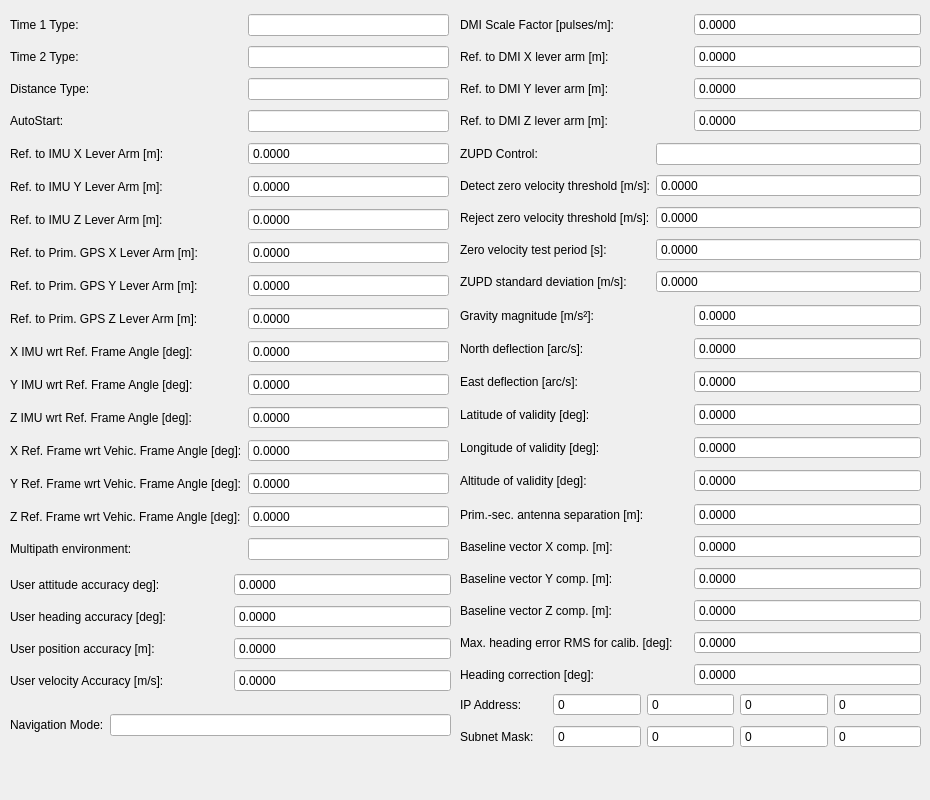
<?xml version="1.0" encoding="UTF-8"?>
<ui version="4.0">
 <class>ParametersControl</class>
 <widget class="QWidget" name="ParametersControl">
  <property name="geometry">
   <rect>
    <x>0</x>
    <y>0</y>
    <width>930</width>
    <height>800</height>
   </rect>
  </property>
  <property name="windowTitle">
   <string>Form</string>
  </property>
  <widget class="QWidget" name="gridLayoutWidget_2">
   <property name="geometry">
    <rect>
     <x>460</x>
     <y>690</y>
     <width>461</width>
     <height>61</height>
    </rect>
   </property>
   <layout class="QGridLayout" name="IPLayout">
    <item row="0" column="0">
     <widget class="QLabel" name="label1">
      <property name="text">
       <string>IP Address:</string>
      </property>
     </widget>
    </item>
    <item row="1" column="0">
     <widget class="QLabel" name="label2">
      <property name="text">
       <string>Subnet Mask:</string>
      </property>
     </widget>
    </item>
    <item row="0" column="1">
     <widget class="QSpinBox" name="net1SpinBox">
      <property name="readOnly">
       <bool>true</bool>
      </property>
      <property name="buttonSymbols">
       <enum>QAbstractSpinBox::NoButtons</enum>
      </property>
      <property name="maximum">
       <number>255</number>
      </property>
     </widget>
    </item>
    <item row="1" column="1">
     <widget class="QSpinBox" name="subnet1SpinBox">
      <property name="readOnly">
       <bool>true</bool>
      </property>
      <property name="buttonSymbols">
       <enum>QAbstractSpinBox::NoButtons</enum>
      </property>
      <property name="maximum">
       <number>255</number>
      </property>
     </widget>
    </item>
    <item row="0" column="2">
     <widget class="QSpinBox" name="net2SpinBox">
      <property name="readOnly">
       <bool>true</bool>
      </property>
      <property name="buttonSymbols">
       <enum>QAbstractSpinBox::NoButtons</enum>
      </property>
      <property name="maximum">
       <number>255</number>
      </property>
     </widget>
    </item>
    <item row="0" column="3">
     <widget class="QSpinBox" name="net3SpinBox">
      <property name="readOnly">
       <bool>true</bool>
      </property>
      <property name="buttonSymbols">
       <enum>QAbstractSpinBox::NoButtons</enum>
      </property>
      <property name="maximum">
       <number>255</number>
      </property>
     </widget>
    </item>
    <item row="0" column="4">
     <widget class="QSpinBox" name="net4SpinBox">
      <property name="readOnly">
       <bool>true</bool>
      </property>
      <property name="buttonSymbols">
       <enum>QAbstractSpinBox::NoButtons</enum>
      </property>
      <property name="maximum">
       <number>255</number>
      </property>
     </widget>
    </item>
    <item row="1" column="2">
     <widget class="QSpinBox" name="subnet2SpinBox">
      <property name="readOnly">
       <bool>true</bool>
      </property>
      <property name="buttonSymbols">
       <enum>QAbstractSpinBox::NoButtons</enum>
      </property>
      <property name="maximum">
       <number>255</number>
      </property>
     </widget>
    </item>
    <item row="1" column="3">
     <widget class="QSpinBox" name="subnet3SpinBox">
      <property name="readOnly">
       <bool>true</bool>
      </property>
      <property name="buttonSymbols">
       <enum>QAbstractSpinBox::NoButtons</enum>
      </property>
      <property name="maximum">
       <number>255</number>
      </property>
     </widget>
    </item>
    <item row="1" column="4">
     <widget class="QSpinBox" name="subnet4SpinBox">
      <property name="readOnly">
       <bool>true</bool>
      </property>
      <property name="buttonSymbols">
       <enum>QAbstractSpinBox::NoButtons</enum>
      </property>
      <property name="maximum">
       <number>255</number>
      </property>
     </widget>
    </item>
   </layout>
  </widget>
  <widget class="QWidget" name="gridLayoutWidget_3">
   <property name="geometry">
    <rect>
     <x>460</x>
     <y>10</y>
     <width>461</width>
     <height>128</height>
    </rect>
   </property>
   <layout class="QGridLayout" name="dmiLayout">
    <item row="0" column="0">
     <widget class="QLabel" name="label">
      <property name="text">
       <string>DMI Scale Factor [pulses/m]:</string>
      </property>
     </widget>
    </item>
    <item row="0" column="1">
     <widget class="QDoubleSpinBox" name="dmiScaleSpinBox">
      <property name="readOnly">
       <bool>true</bool>
      </property>
      <property name="buttonSymbols">
       <enum>QAbstractSpinBox::NoButtons</enum>
      </property>
      <property name="decimals">
       <number>4</number>
      </property>
      <property name="minimum">
       <double>-1000000.000000000000000</double>
      </property>
      <property name="maximum">
       <double>1000000.000000000000000</double>
      </property>
     </widget>
    </item>
    <item row="1" column="1">
     <widget class="QDoubleSpinBox" name="dmiXSpinBox">
      <property name="readOnly">
       <bool>true</bool>
      </property>
      <property name="buttonSymbols">
       <enum>QAbstractSpinBox::NoButtons</enum>
      </property>
      <property name="decimals">
       <number>4</number>
      </property>
      <property name="minimum">
       <double>-1000000.000000000000000</double>
      </property>
      <property name="maximum">
       <double>1000000.000000000000000</double>
      </property>
     </widget>
    </item>
    <item row="2" column="0">
     <widget class="QLabel" name="label_3">
      <property name="text">
       <string>Ref. to DMI Y lever arm [m]:</string>
      </property>
     </widget>
    </item>
    <item row="3" column="0">
     <widget class="QLabel" name="label_4">
      <property name="text">
       <string>Ref. to DMI Z lever arm [m]:</string>
      </property>
     </widget>
    </item>
    <item row="2" column="1">
     <widget class="QDoubleSpinBox" name="dmiYSpinBox">
      <property name="readOnly">
       <bool>true</bool>
      </property>
      <property name="buttonSymbols">
       <enum>QAbstractSpinBox::NoButtons</enum>
      </property>
      <property name="decimals">
       <number>4</number>
      </property>
      <property name="minimum">
       <double>-1000000.000000000000000</double>
      </property>
      <property name="maximum">
       <double>1000000.000000000000000</double>
      </property>
     </widget>
    </item>
    <item row="3" column="1">
     <widget class="QDoubleSpinBox" name="dmiZSpinBox">
      <property name="readOnly">
       <bool>true</bool>
      </property>
      <property name="buttonSymbols">
       <enum>QAbstractSpinBox::NoButtons</enum>
      </property>
      <property name="decimals">
       <number>4</number>
      </property>
      <property name="minimum">
       <double>-1000000.000000000000000</double>
      </property>
      <property name="maximum">
       <double>1000000.000000000000000</double>
      </property>
     </widget>
    </item>
    <item row="1" column="0">
     <widget class="QLabel" name="label_2">
      <property name="text">
       <string>Ref. to DMI X lever arm [m]:</string>
      </property>
     </widget>
    </item>
   </layout>
  </widget>
  <widget class="QWidget" name="gridLayoutWidget">
   <property name="geometry">
    <rect>
     <x>460</x>
     <y>500</y>
     <width>461</width>
     <height>191</height>
    </rect>
   </property>
   <layout class="QGridLayout" name="gamsLayout">
    <item row="0" column="0">
     <widget class="QLabel" name="label_5">
      <property name="text">
       <string>Prim.-sec. antenna separation [m]:</string>
      </property>
     </widget>
    </item>
    <item row="1" column="0">
     <widget class="QLabel" name="label_6">
      <property name="text">
       <string>Baseline vector X comp. [m]:</string>
      </property>
     </widget>
    </item>
    <item row="2" column="0">
     <widget class="QLabel" name="label99">
      <property name="text">
       <string>Baseline vector Y comp. [m]:</string>
      </property>
     </widget>
    </item>
    <item row="3" column="0">
     <widget class="QLabel" name="label100">
      <property name="text">
       <string>Baseline vector Z comp. [m]:</string>
      </property>
     </widget>
    </item>
    <item row="4" column="0">
     <widget class="QLabel" name="label101">
      <property name="text">
       <string>Max. heading error RMS for calib. [deg]:</string>
      </property>
     </widget>
    </item>
    <item row="5" column="0">
     <widget class="QLabel" name="label_10">
      <property name="text">
       <string>Heading correction [deg]:</string>
      </property>
     </widget>
    </item>
    <item row="0" column="1">
     <widget class="QDoubleSpinBox" name="antennaSpinBox">
      <property name="readOnly">
       <bool>true</bool>
      </property>
      <property name="buttonSymbols">
       <enum>QAbstractSpinBox::NoButtons</enum>
      </property>
      <property name="decimals">
       <number>4</number>
      </property>
      <property name="minimum">
       <double>-1000000.000000000000000</double>
      </property>
      <property name="maximum">
       <double>1000000.000000000000000</double>
      </property>
     </widget>
    </item>
    <item row="1" column="1">
     <widget class="QDoubleSpinBox" name="baseXSpinBox">
      <property name="readOnly">
       <bool>true</bool>
      </property>
      <property name="buttonSymbols">
       <enum>QAbstractSpinBox::NoButtons</enum>
      </property>
      <property name="decimals">
       <number>4</number>
      </property>
      <property name="minimum">
       <double>-1000000.000000000000000</double>
      </property>
      <property name="maximum">
       <double>1000000.000000000000000</double>
      </property>
     </widget>
    </item>
    <item row="2" column="1">
     <widget class="QDoubleSpinBox" name="baseYSpinBox">
      <property name="readOnly">
       <bool>true</bool>
      </property>
      <property name="buttonSymbols">
       <enum>QAbstractSpinBox::NoButtons</enum>
      </property>
      <property name="decimals">
       <number>4</number>
      </property>
      <property name="minimum">
       <double>-1000000.000000000000000</double>
      </property>
      <property name="maximum">
       <double>1000000.000000000000000</double>
      </property>
     </widget>
    </item>
    <item row="3" column="1">
     <widget class="QDoubleSpinBox" name="baseZSpinBox">
      <property name="readOnly">
       <bool>true</bool>
      </property>
      <property name="buttonSymbols">
       <enum>QAbstractSpinBox::NoButtons</enum>
      </property>
      <property name="decimals">
       <number>4</number>
      </property>
      <property name="minimum">
       <double>-1000000.000000000000000</double>
      </property>
      <property name="maximum">
       <double>1000000.000000000000000</double>
      </property>
     </widget>
    </item>
    <item row="4" column="1">
     <widget class="QDoubleSpinBox" name="maxHeadSpinBox">
      <property name="readOnly">
       <bool>true</bool>
      </property>
      <property name="buttonSymbols">
       <enum>QAbstractSpinBox::NoButtons</enum>
      </property>
      <property name="decimals">
       <number>4</number>
      </property>
      <property name="minimum">
       <double>-1000000.000000000000000</double>
      </property>
      <property name="maximum">
       <double>1000000.000000000000000</double>
      </property>
     </widget>
    </item>
    <item row="5" column="1">
     <widget class="QDoubleSpinBox" name="headCorrSpinBox">
      <property name="readOnly">
       <bool>true</bool>
      </property>
      <property name="buttonSymbols">
       <enum>QAbstractSpinBox::NoButtons</enum>
      </property>
      <property name="decimals">
       <number>4</number>
      </property>
      <property name="minimum">
       <double>-1000000.000000000000000</double>
      </property>
      <property name="maximum">
       <double>1000000.000000000000000</double>
      </property>
     </widget>
    </item>
   </layout>
  </widget>
  <widget class="QWidget" name="gridLayoutWidget_4">
   <property name="geometry">
    <rect>
     <x>460</x>
     <y>300</y>
     <width>461</width>
     <height>201</height>
    </rect>
   </property>
   <layout class="QGridLayout" name="gravityLayout">
    <item row="0" column="0">
     <widget class="QLabel" name="label_7">
      <property name="text">
       <string>Gravity magnitude [m/s²]:</string>
      </property>
     </widget>
    </item>
    <item row="1" column="0">
     <widget class="QLabel" name="label_8">
      <property name="text">
       <string>North deflection [arc/s]:</string>
      </property>
     </widget>
    </item>
    <item row="2" column="0">
     <widget class="QLabel" name="label_9">
      <property name="text">
       <string>East deflection [arc/s]:</string>
      </property>
     </widget>
    </item>
    <item row="3" column="0">
     <widget class="QLabel" name="label_11">
      <property name="text">
       <string>Latitude of validity [deg]:</string>
      </property>
     </widget>
    </item>
    <item row="4" column="0">
     <widget class="QLabel" name="label_12">
      <property name="text">
       <string>Longitude of validity [deg]:</string>
      </property>
     </widget>
    </item>
    <item row="0" column="1">
     <widget class="QDoubleSpinBox" name="magnitudeSpinBox">
      <property name="readOnly">
       <bool>true</bool>
      </property>
      <property name="buttonSymbols">
       <enum>QAbstractSpinBox::NoButtons</enum>
      </property>
      <property name="decimals">
       <number>4</number>
      </property>
      <property name="minimum">
       <double>-1000000.000000000000000</double>
      </property>
      <property name="maximum">
       <double>1000000.000000000000000</double>
      </property>
     </widget>
    </item>
    <item row="1" column="1">
     <widget class="QDoubleSpinBox" name="northDefSpinBox">
      <property name="readOnly">
       <bool>true</bool>
      </property>
      <property name="buttonSymbols">
       <enum>QAbstractSpinBox::NoButtons</enum>
      </property>
      <property name="decimals">
       <number>4</number>
      </property>
      <property name="minimum">
       <double>-1000000.000000000000000</double>
      </property>
      <property name="maximum">
       <double>1000000.000000000000000</double>
      </property>
     </widget>
    </item>
    <item row="2" column="1">
     <widget class="QDoubleSpinBox" name="eastDefSpinBox">
      <property name="readOnly">
       <bool>true</bool>
      </property>
      <property name="buttonSymbols">
       <enum>QAbstractSpinBox::NoButtons</enum>
      </property>
      <property name="decimals">
       <number>4</number>
      </property>
      <property name="minimum">
       <double>-1000000.000000000000000</double>
      </property>
      <property name="maximum">
       <double>1000000.000000000000000</double>
      </property>
     </widget>
    </item>
    <item row="3" column="1">
     <widget class="QDoubleSpinBox" name="latValSpinBox">
      <property name="readOnly">
       <bool>true</bool>
      </property>
      <property name="buttonSymbols">
       <enum>QAbstractSpinBox::NoButtons</enum>
      </property>
      <property name="decimals">
       <number>4</number>
      </property>
      <property name="minimum">
       <double>-1000000.000000000000000</double>
      </property>
      <property name="maximum">
       <double>1000000.000000000000000</double>
      </property>
     </widget>
    </item>
    <item row="4" column="1">
     <widget class="QDoubleSpinBox" name="longValSpinBox">
      <property name="readOnly">
       <bool>true</bool>
      </property>
      <property name="buttonSymbols">
       <enum>QAbstractSpinBox::NoButtons</enum>
      </property>
      <property name="decimals">
       <number>4</number>
      </property>
      <property name="minimum">
       <double>-1000000.000000000000000</double>
      </property>
      <property name="maximum">
       <double>1000000.000000000000000</double>
      </property>
     </widget>
    </item>
    <item row="5" column="0">
     <widget class="QLabel" name="label_13">
      <property name="text">
       <string>Altitude of validity [deg]:</string>
      </property>
     </widget>
    </item>
    <item row="5" column="1">
     <widget class="QDoubleSpinBox" name="altValSpinBox">
      <property name="readOnly">
       <bool>true</bool>
      </property>
      <property name="buttonSymbols">
       <enum>QAbstractSpinBox::NoButtons</enum>
      </property>
      <property name="decimals">
       <number>4</number>
      </property>
      <property name="minimum">
       <double>-1000000.000000000000000</double>
      </property>
      <property name="maximum">
       <double>1000000.000000000000000</double>
      </property>
     </widget>
    </item>
   </layout>
  </widget>
  <widget class="QWidget" name="gridLayoutWidget_5">
   <property name="geometry">
    <rect>
     <x>460</x>
     <y>140</y>
     <width>461</width>
     <height>161</height>
    </rect>
   </property>
   <layout class="QGridLayout" name="zupdLayout">
    <item row="0" column="0">
     <widget class="QLabel" name="label_14">
      <property name="text">
       <string>ZUPD Control:</string>
      </property>
     </widget>
    </item>
    <item row="1" column="0">
     <widget class="QLabel" name="label_15">
      <property name="text">
       <string>Detect zero velocity threshold [m/s]:</string>
      </property>
     </widget>
    </item>
    <item row="2" column="0">
     <widget class="QLabel" name="label_16">
      <property name="text">
       <string>Reject zero velocity threshold [m/s]:</string>
      </property>
     </widget>
    </item>
    <item row="3" column="0">
     <widget class="QLabel" name="label_17">
      <property name="text">
       <string>Zero velocity test period [s]:</string>
      </property>
     </widget>
    </item>
    <item row="4" column="0">
     <widget class="QLabel" name="label_18">
      <property name="text">
       <string>ZUPD standard deviation [m/s]:</string>
      </property>
     </widget>
    </item>
    <item row="1" column="1">
     <widget class="QDoubleSpinBox" name="detectSpinBox">
      <property name="readOnly">
       <bool>true</bool>
      </property>
      <property name="buttonSymbols">
       <enum>QAbstractSpinBox::NoButtons</enum>
      </property>
      <property name="decimals">
       <number>4</number>
      </property>
      <property name="minimum">
       <double>-1000000.000000000000000</double>
      </property>
      <property name="maximum">
       <double>1000000.000000000000000</double>
      </property>
     </widget>
    </item>
    <item row="2" column="1">
     <widget class="QDoubleSpinBox" name="rejectSpinBox">
      <property name="readOnly">
       <bool>true</bool>
      </property>
      <property name="buttonSymbols">
       <enum>QAbstractSpinBox::NoButtons</enum>
      </property>
      <property name="decimals">
       <number>4</number>
      </property>
      <property name="minimum">
       <double>-1000000.000000000000000</double>
      </property>
      <property name="maximum">
       <double>1000000.000000000000000</double>
      </property>
     </widget>
    </item>
    <item row="3" column="1">
     <widget class="QDoubleSpinBox" name="testSpinBox">
      <property name="readOnly">
       <bool>true</bool>
      </property>
      <property name="buttonSymbols">
       <enum>QAbstractSpinBox::NoButtons</enum>
      </property>
      <property name="decimals">
       <number>4</number>
      </property>
      <property name="minimum">
       <double>-1000000.000000000000000</double>
      </property>
      <property name="maximum">
       <double>1000000.000000000000000</double>
      </property>
     </widget>
    </item>
    <item row="4" column="1">
     <widget class="QDoubleSpinBox" name="zupdStdSpinBox">
      <property name="readOnly">
       <bool>true</bool>
      </property>
      <property name="buttonSymbols">
       <enum>QAbstractSpinBox::NoButtons</enum>
      </property>
      <property name="decimals">
       <number>4</number>
      </property>
      <property name="minimum">
       <double>-1000000.000000000000000</double>
      </property>
      <property name="maximum">
       <double>1000000.000000000000000</double>
      </property>
     </widget>
    </item>
    <item row="0" column="1">
     <widget class="QLineEdit" name="zupdCtrlText"/>
    </item>
   </layout>
  </widget>
  <widget class="QWidget" name="gridLayoutWidget_6">
   <property name="geometry">
    <rect>
     <x>10</x>
     <y>570</y>
     <width>441</width>
     <height>128</height>
    </rect>
   </property>
   <layout class="QGridLayout" name="userAccuracyLayout">
    <item row="0" column="0">
     <widget class="QLabel" name="label_19">
      <property name="text">
       <string>User attitude accuracy deg]:</string>
      </property>
     </widget>
    </item>
    <item row="1" column="0">
     <widget class="QLabel" name="label_20">
      <property name="text">
       <string>User heading accuracy [deg]:</string>
      </property>
     </widget>
    </item>
    <item row="2" column="0">
     <widget class="QLabel" name="label_21">
      <property name="text">
       <string>User position accuracy [m]:</string>
      </property>
     </widget>
    </item>
    <item row="3" column="0">
     <widget class="QLabel" name="label_22">
      <property name="text">
       <string>User velocity Accuracy [m/s]:</string>
      </property>
     </widget>
    </item>
    <item row="0" column="1">
     <widget class="QDoubleSpinBox" name="attAccSpinBox">
      <property name="readOnly">
       <bool>true</bool>
      </property>
      <property name="buttonSymbols">
       <enum>QAbstractSpinBox::NoButtons</enum>
      </property>
      <property name="decimals">
       <number>4</number>
      </property>
      <property name="minimum">
       <double>-1000000.000000000000000</double>
      </property>
      <property name="maximum">
       <double>1000000.000000000000000</double>
      </property>
     </widget>
    </item>
    <item row="1" column="1">
     <widget class="QDoubleSpinBox" name="headingAccSpinBox">
      <property name="readOnly">
       <bool>true</bool>
      </property>
      <property name="buttonSymbols">
       <enum>QAbstractSpinBox::NoButtons</enum>
      </property>
      <property name="decimals">
       <number>4</number>
      </property>
      <property name="minimum">
       <double>-1000000.000000000000000</double>
      </property>
      <property name="maximum">
       <double>1000000.000000000000000</double>
      </property>
     </widget>
    </item>
    <item row="2" column="1">
     <widget class="QDoubleSpinBox" name="posAccSpinBox">
      <property name="readOnly">
       <bool>true</bool>
      </property>
      <property name="buttonSymbols">
       <enum>QAbstractSpinBox::NoButtons</enum>
      </property>
      <property name="decimals">
       <number>4</number>
      </property>
      <property name="minimum">
       <double>-1000000.000000000000000</double>
      </property>
      <property name="maximum">
       <double>1000000.000000000000000</double>
      </property>
     </widget>
    </item>
    <item row="3" column="1">
     <widget class="QDoubleSpinBox" name="velAccSpinBox">
      <property name="readOnly">
       <bool>true</bool>
      </property>
      <property name="buttonSymbols">
       <enum>QAbstractSpinBox::NoButtons</enum>
      </property>
      <property name="decimals">
       <number>4</number>
      </property>
      <property name="minimum">
       <double>-1000000.000000000000000</double>
      </property>
      <property name="maximum">
       <double>1000000.000000000000000</double>
      </property>
     </widget>
    </item>
   </layout>
  </widget>
  <widget class="QWidget" name="gridLayoutWidget_7">
   <property name="geometry">
    <rect>
     <x>10</x>
     <y>700</y>
     <width>441</width>
     <height>51</height>
    </rect>
   </property>
   <layout class="QGridLayout" name="navModeLayout">
    <item row="0" column="0">
     <widget class="QLabel" name="label_23">
      <property name="text">
       <string>Navigation Mode:</string>
      </property>
     </widget>
    </item>
    <item row="0" column="1">
     <widget class="QLineEdit" name="navModeText"/>
    </item>
   </layout>
  </widget>
  <widget class="QWidget" name="gridLayoutWidget_8">
   <property name="geometry">
    <rect>
     <x>10</x>
     <y>10</y>
     <width>439</width>
     <height>557</height>
    </rect>
   </property>
   <layout class="QGridLayout" name="generalLayout">
    <item row="0" column="0">
     <widget class="QLabel" name="label_24">
      <property name="text">
       <string>Time 1 Type:</string>
      </property>
     </widget>
    </item>
    <item row="1" column="0">
     <widget class="QLabel" name="label_25">
      <property name="text">
       <string>Time 2 Type:</string>
      </property>
     </widget>
    </item>
    <item row="2" column="0">
     <widget class="QLabel" name="label_26">
      <property name="text">
       <string>Distance Type:</string>
      </property>
     </widget>
    </item>
    <item row="4" column="0">
     <widget class="QLabel" name="label_27">
      <property name="text">
       <string>Ref. to IMU X Lever Arm [m]:</string>
      </property>
     </widget>
    </item>
    <item row="6" column="0">
     <widget class="QLabel" name="label_28">
      <property name="text">
       <string>Ref. to IMU Z Lever Arm [m]:</string>
      </property>
     </widget>
    </item>
    <item row="5" column="0">
     <widget class="QLabel" name="label_29">
      <property name="text">
       <string>Ref. to IMU Y Lever Arm [m]:</string>
      </property>
     </widget>
    </item>
    <item row="7" column="0">
     <widget class="QLabel" name="label_30">
      <property name="text">
       <string>Ref. to Prim. GPS X Lever Arm [m]:</string>
      </property>
     </widget>
    </item>
    <item row="8" column="0">
     <widget class="QLabel" name="label_31">
      <property name="text">
       <string>Ref. to Prim. GPS Y Lever Arm [m]:</string>
      </property>
     </widget>
    </item>
    <item row="9" column="0">
     <widget class="QLabel" name="label_32">
      <property name="text">
       <string>Ref. to Prim. GPS Z Lever Arm [m]:</string>
      </property>
     </widget>
    </item>
    <item row="11" column="0">
     <widget class="QLabel" name="label_33">
      <property name="text">
       <string>Y IMU wrt Ref. Frame Angle [deg]:</string>
      </property>
     </widget>
    </item>
    <item row="10" column="0">
     <widget class="QLabel" name="label_34">
      <property name="text">
       <string>X IMU wrt Ref. Frame Angle [deg]:</string>
      </property>
     </widget>
    </item>
    <item row="4" column="1">
     <widget class="QDoubleSpinBox" name="refIMUXSpinBox">
      <property name="readOnly">
       <bool>true</bool>
      </property>
      <property name="buttonSymbols">
       <enum>QAbstractSpinBox::NoButtons</enum>
      </property>
      <property name="decimals">
       <number>4</number>
      </property>
      <property name="minimum">
       <double>-1000000.000000000000000</double>
      </property>
      <property name="maximum">
       <double>1000000.000000000000000</double>
      </property>
     </widget>
    </item>
    <item row="5" column="1">
     <widget class="QDoubleSpinBox" name="refIMUYSpinBox">
      <property name="readOnly">
       <bool>true</bool>
      </property>
      <property name="buttonSymbols">
       <enum>QAbstractSpinBox::NoButtons</enum>
      </property>
      <property name="decimals">
       <number>4</number>
      </property>
      <property name="minimum">
       <double>-1000000.000000000000000</double>
      </property>
      <property name="maximum">
       <double>1000000.000000000000000</double>
      </property>
     </widget>
    </item>
    <item row="6" column="1">
     <widget class="QDoubleSpinBox" name="refIMUZSpinBox">
      <property name="readOnly">
       <bool>true</bool>
      </property>
      <property name="buttonSymbols">
       <enum>QAbstractSpinBox::NoButtons</enum>
      </property>
      <property name="decimals">
       <number>4</number>
      </property>
      <property name="minimum">
       <double>-1000000.000000000000000</double>
      </property>
      <property name="maximum">
       <double>1000000.000000000000000</double>
      </property>
     </widget>
    </item>
    <item row="7" column="1">
     <widget class="QDoubleSpinBox" name="refPrimGPSXSpinBox">
      <property name="readOnly">
       <bool>true</bool>
      </property>
      <property name="buttonSymbols">
       <enum>QAbstractSpinBox::NoButtons</enum>
      </property>
      <property name="decimals">
       <number>4</number>
      </property>
      <property name="minimum">
       <double>-1000000.000000000000000</double>
      </property>
      <property name="maximum">
       <double>1000000.000000000000000</double>
      </property>
     </widget>
    </item>
    <item row="8" column="1">
     <widget class="QDoubleSpinBox" name="refPrimGPSYSpinBox">
      <property name="readOnly">
       <bool>true</bool>
      </property>
      <property name="buttonSymbols">
       <enum>QAbstractSpinBox::NoButtons</enum>
      </property>
      <property name="decimals">
       <number>4</number>
      </property>
      <property name="minimum">
       <double>-1000000.000000000000000</double>
      </property>
      <property name="maximum">
       <double>1000000.000000000000000</double>
      </property>
     </widget>
    </item>
    <item row="9" column="1">
     <widget class="QDoubleSpinBox" name="refPrimGPSZSpinBox">
      <property name="readOnly">
       <bool>true</bool>
      </property>
      <property name="buttonSymbols">
       <enum>QAbstractSpinBox::NoButtons</enum>
      </property>
      <property name="decimals">
       <number>4</number>
      </property>
      <property name="minimum">
       <double>-1000000.000000000000000</double>
      </property>
      <property name="maximum">
       <double>1000000.000000000000000</double>
      </property>
     </widget>
    </item>
    <item row="10" column="1">
     <widget class="QDoubleSpinBox" name="xIMURefMountingAngleSpinBox">
      <property name="readOnly">
       <bool>true</bool>
      </property>
      <property name="buttonSymbols">
       <enum>QAbstractSpinBox::NoButtons</enum>
      </property>
      <property name="decimals">
       <number>4</number>
      </property>
      <property name="minimum">
       <double>-1000000.000000000000000</double>
      </property>
      <property name="maximum">
       <double>1000000.000000000000000</double>
      </property>
     </widget>
    </item>
    <item row="11" column="1">
     <widget class="QDoubleSpinBox" name="yIMURefMountingAngleSpinBox">
      <property name="readOnly">
       <bool>true</bool>
      </property>
      <property name="buttonSymbols">
       <enum>QAbstractSpinBox::NoButtons</enum>
      </property>
      <property name="decimals">
       <number>4</number>
      </property>
      <property name="minimum">
       <double>-1000000.000000000000000</double>
      </property>
      <property name="maximum">
       <double>1000000.000000000000000</double>
      </property>
     </widget>
    </item>
    <item row="12" column="0">
     <widget class="QLabel" name="label_35">
      <property name="text">
       <string>Z IMU wrt Ref. Frame Angle [deg]:</string>
      </property>
     </widget>
    </item>
    <item row="13" column="0">
     <widget class="QLabel" name="label_36">
      <property name="text">
       <string>X Ref. Frame wrt Vehic. Frame Angle [deg]:</string>
      </property>
     </widget>
    </item>
    <item row="14" column="0">
     <widget class="QLabel" name="label_37">
      <property name="text">
       <string>Y Ref. Frame wrt Vehic. Frame Angle [deg]:</string>
      </property>
     </widget>
    </item>
    <item row="15" column="0">
     <widget class="QLabel" name="label_38">
      <property name="text">
       <string>Z Ref. Frame wrt Vehic. Frame Angle [deg]:</string>
      </property>
     </widget>
    </item>
    <item row="12" column="1">
     <widget class="QDoubleSpinBox" name="zIMURefMountingAngleSpinBox">
      <property name="readOnly">
       <bool>true</bool>
      </property>
      <property name="buttonSymbols">
       <enum>QAbstractSpinBox::NoButtons</enum>
      </property>
      <property name="decimals">
       <number>4</number>
      </property>
      <property name="minimum">
       <double>-1000000.000000000000000</double>
      </property>
      <property name="maximum">
       <double>1000000.000000000000000</double>
      </property>
     </widget>
    </item>
    <item row="13" column="1">
     <widget class="QDoubleSpinBox" name="xRefVehicMountingAngleSpinBox">
      <property name="readOnly">
       <bool>true</bool>
      </property>
      <property name="buttonSymbols">
       <enum>QAbstractSpinBox::NoButtons</enum>
      </property>
      <property name="decimals">
       <number>4</number>
      </property>
      <property name="minimum">
       <double>-1000000.000000000000000</double>
      </property>
      <property name="maximum">
       <double>1000000.000000000000000</double>
      </property>
     </widget>
    </item>
    <item row="14" column="1">
     <widget class="QDoubleSpinBox" name="yRefVehicMountingAngleSpinBox">
      <property name="readOnly">
       <bool>true</bool>
      </property>
      <property name="buttonSymbols">
       <enum>QAbstractSpinBox::NoButtons</enum>
      </property>
      <property name="decimals">
       <number>4</number>
      </property>
      <property name="minimum">
       <double>-1000000.000000000000000</double>
      </property>
      <property name="maximum">
       <double>1000000.000000000000000</double>
      </property>
     </widget>
    </item>
    <item row="15" column="1">
     <widget class="QDoubleSpinBox" name="zRefVehicMountingAngleSpinBox">
      <property name="readOnly">
       <bool>true</bool>
      </property>
      <property name="buttonSymbols">
       <enum>QAbstractSpinBox::NoButtons</enum>
      </property>
      <property name="decimals">
       <number>4</number>
      </property>
      <property name="minimum">
       <double>-1000000.000000000000000</double>
      </property>
      <property name="maximum">
       <double>1000000.000000000000000</double>
      </property>
     </widget>
    </item>
    <item row="3" column="0">
     <widget class="QLabel" name="label_40">
      <property name="text">
       <string>AutoStart:</string>
      </property>
     </widget>
    </item>
    <item row="0" column="1">
     <widget class="QLineEdit" name="time1Text">
      <property name="readOnly">
       <bool>true</bool>
      </property>
     </widget>
    </item>
    <item row="1" column="1">
     <widget class="QLineEdit" name="time2Text">
      <property name="readOnly">
       <bool>true</bool>
      </property>
     </widget>
    </item>
    <item row="2" column="1">
     <widget class="QLineEdit" name="distTypeText"/>
    </item>
    <item row="3" column="1">
     <widget class="QLineEdit" name="autoStartText"/>
    </item>
    <item row="16" column="1">
     <widget class="QLineEdit" name="multiPathText">
      <property name="readOnly">
       <bool>true</bool>
      </property>
     </widget>
    </item>
    <item row="16" column="0">
     <widget class="QLabel" name="label_39">
      <property name="text">
       <string>Multipath environment:</string>
      </property>
     </widget>
    </item>
   </layout>
  </widget>
 </widget>
 <resources/>
 <connections/>
</ui>
